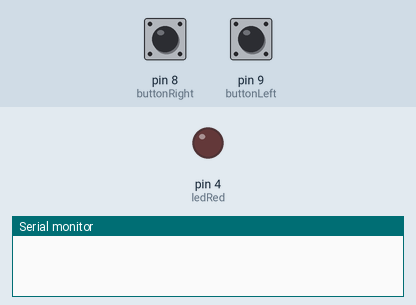
Bench run of a program on a simulated Arduino Uno, built with avr-gcc and run on an emulated ATmega328P. On the bench: output pins drawn as LEDs (lit = HIGH), the last lines printed to the serial monitor. Dashed ring = blinking. Inputs (shaded band) come from the test bench; at power-on: pin 8 (buttonRight) HIGH, pin 9 (buttonLeft) HIGH.

Above: at 1.2 s.
1.3 s: pin 8 (buttonRight) pulled LOW for 0.15 s
At 1.36 s:
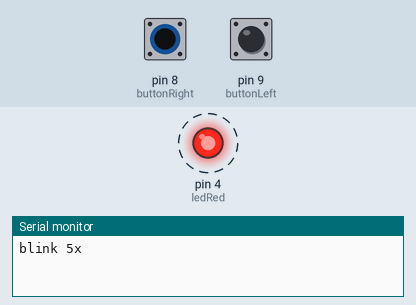
4.3 s: pin 9 (buttonLeft) pulled LOW for 0.15 s
At 5.8 s:
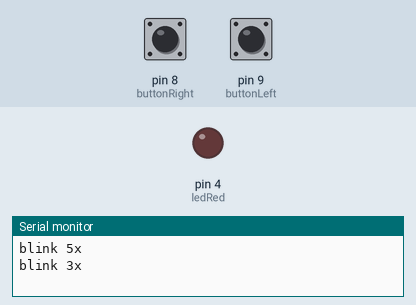
7.3 s: pin 9 (buttonLeft) pulled LOW for 3.2 s
At 7.6 s:
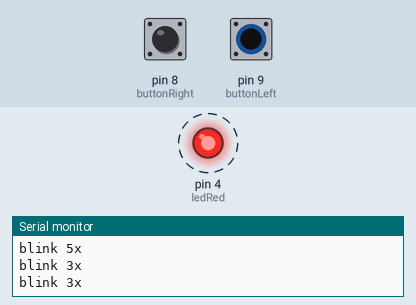
12.0 s: pin 8 (buttonRight) pulled LOW for 3.2 s
At 12.3 s:
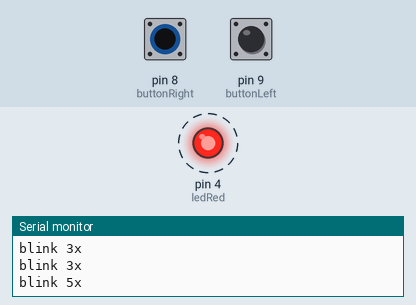
Timing chart, 0 to 17.0 s (numbered marks = the images above; inputs shaded):
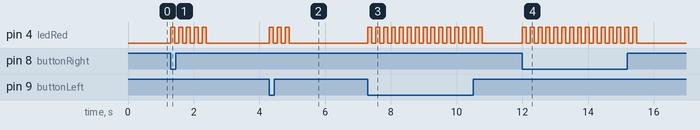

The program:

main.cpp
```cpp
#include <Arduino.h>

const int ledRed = 4;

const int buttonLeft = 9;
const int buttonRight = 8;

void setup() {
  // put your setup code here, to run once:
  Serial.begin(9600);

  pinMode(ledRed, OUTPUT);
  pinMode(buttonLeft, INPUT_PULLUP);
  pinMode(buttonRight, INPUT_PULLUP);
}

// The parameter is the thing that is unknown, in this case "int blinks"
// This parameter can be filled in when the function is called up on
void blinkLed(int blinks) {
  for (int i = 0; i < blinks; i++)
  {
  digitalWrite(ledRed, HIGH);
  delay(120);
  digitalWrite(ledRed, LOW);
  delay(120);
  }
}

void loop() {
  // put your main code here, to run repeatedly:
  int LeftbuttonPressed = digitalRead(buttonLeft);
  int RightbuttonPressed = digitalRead(buttonRight);

  if (LeftbuttonPressed == LOW)
  {
    Serial.println("blink 3x");
    blinkLed(3); // here you see the parameter that is called up on has been given the worth of "3"
  }
  else if (RightbuttonPressed == LOW)
  {
    Serial.println("blink 5x");
    blinkLed(5); // here you see the parameter that is called up on has been given the worth of "5"
  }
}
```

Measured:
- after the input at 1.3 s, pin 4 (ledRed): alternates HIGH for 0.12 s and LOW for 0.12 s, 10 changes in all, then stays LOW, starting at once
- after the input at 4.3 s, pin 4 (ledRed): alternates HIGH for 0.12 s and LOW for 0.12 s, 6 changes in all, then stays LOW, starting at once
- after the input at 7.3 s, pin 4 (ledRed): alternates HIGH for 0.12 s and LOW for 0.12 s, 30 changes in all, then stays LOW, starting at once
- after the input at 12.0 s, pin 4 (ledRed): alternates HIGH for 0.12 s and LOW for 0.12 s, 30 changes in all, then stays LOW, starting at once
